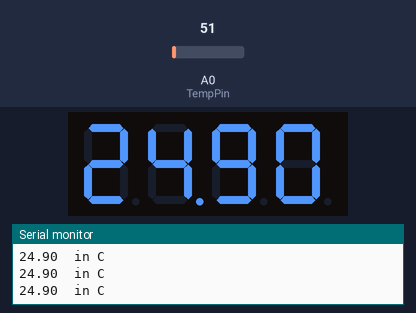
This sketch was run on a simulated Arduino Uno, built with avr-gcc and run on an emulated ATmega328P. Shown: 4-digit seven-segment display, the last lines printed to the serial monitor. The inputs (shaded band) are chosen by the test bench; at power-on: A0 (TempPin) = 51.

Above: at 1.2 s.
1.3 s: A0 (TempPin) set to 61
At 2.5 s:
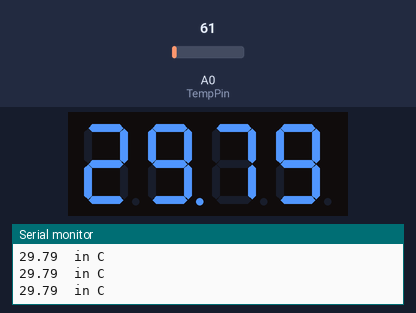
2.8 s: A0 (TempPin) set to 71
At 3.7 s:
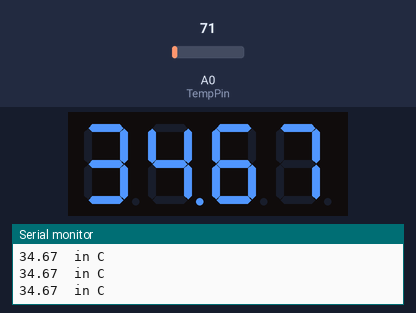
4.3 s: A0 (TempPin) set to 86
At 5.6 s:
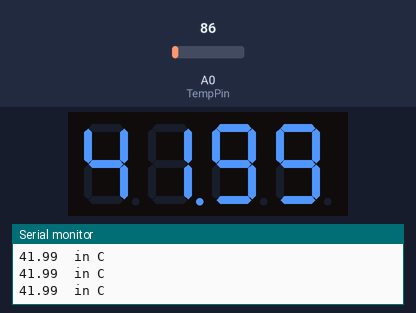
Timing chart, 0 to 7.3 s (numbered marks = the images above; inputs shaded):
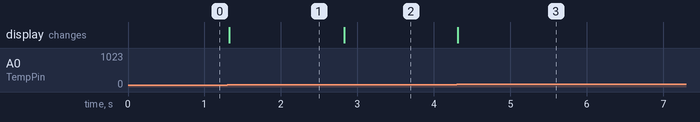

Measured:
- after the input at 1.3 s, the display: changes at once (image 1)
- after the input at 2.8 s, the display: changes at once (image 2)
- after the input at 4.3 s, the display: changes at once (image 3)

The sketch:

TempSensing_V1.ino
```cpp
/* This program reads the surrounding room temperature (using a LM35)
 *  and shows the output through the Serial monitor + Multiplexed Display ( 7 seg )
 *
 *  It uses 2 user defined functions
 *  1 . MyTemp() <= Reads the temperature
 *  2 . SevDisplay() <= To print the temperature to Multiplexed Display ( 7 seg )
 *
 * Pin Connections :
 *  Connect LM35 data pin to the A0 pin
 *  2, 3, 4, 5 pins to the SevSeg Transistor pins (NPN)
 *  6, 7, 8, 9, 10, 11, 12, 13 pins to Sevseg LED Common anone pins
 *
 *  Programmer : Hariaj .R
 *  Date : 23-Jul-2016
 *
 */


/* I used user defined funcn for the first time.
 *  In case if you find something wrong please feel free to correct me
 *  Thank you..
 *  An arduino startup ;-)
 */


#include <SevSeg.h>

SevSeg sevseg;  // Class Object

 //  Pin Declaration Section
 const byte TempPin = A0;

 void setup()  // Runs only one time
 {
  // Setting up sevseg display

  byte NumOfDig = 4;   // Total no of digits used in the sevseg
  byte digitPins[] = {5, 4 ,3 , 2};  // for the transistors
  byte SegmentPins[] = { 6 , 7, 8, 9, 10, 11, 12, 13};  // SevSeg pins + 1 decimal point
  sevseg.begin(COMMON_ANODE , NumOfDig , digitPins , SegmentPins);
  // Refer sevseg library


   pinMode(TempPin , INPUT);  // Setting up analog pin A0 as input

   Serial.begin(9600);  // Setting up Serial monitor at 9600 baud rate

 } // Close Setup

 void loop()
 {


  float Temp = Mytemp();  // stores the value from the MyTemp funcn to the Temp

  Serial.print(Temp);  // Prints Temperature in *C
  Serial.println("  in C");  //

  SevDisplay(Temp);  // This funcn displays the Temp to the SEVSEG display
 }// close loop

 // Funcn to calculate the Surrounding temperature
  float Mytemp() {
  float finalTemp_inC = (5.0 *  analogRead(TempPin) * 100.0) / 1024; //  Formula to calculate the temperature in *C obtained from LM35 Datasheet
  return finalTemp_inC;  // Returns the Calculated value to the loop funcn in float data type
  }// Close Mytemp

// funcn to display the temperature on to the sevseg display
 int SevDisplay(float Temp2)
 {
  sevseg.setNumber(Temp2,2);
  sevseg.refreshDisplay();
 }
```
